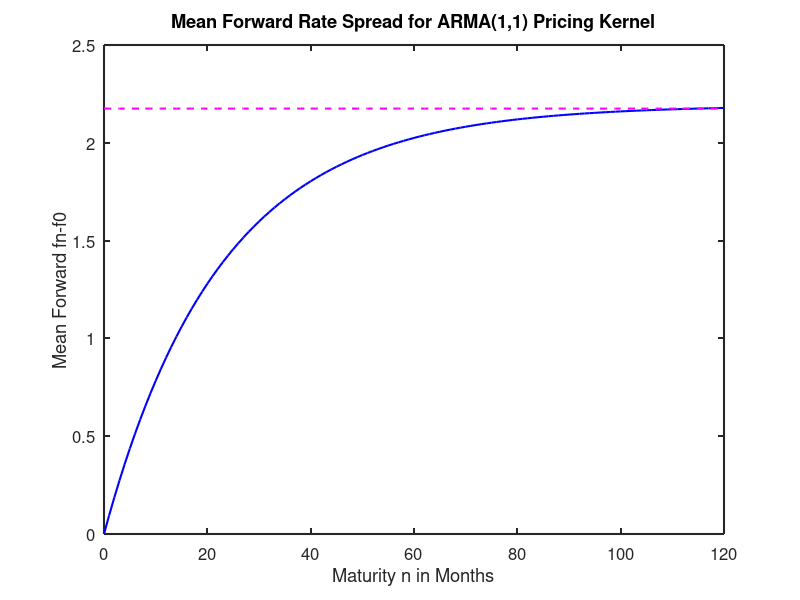
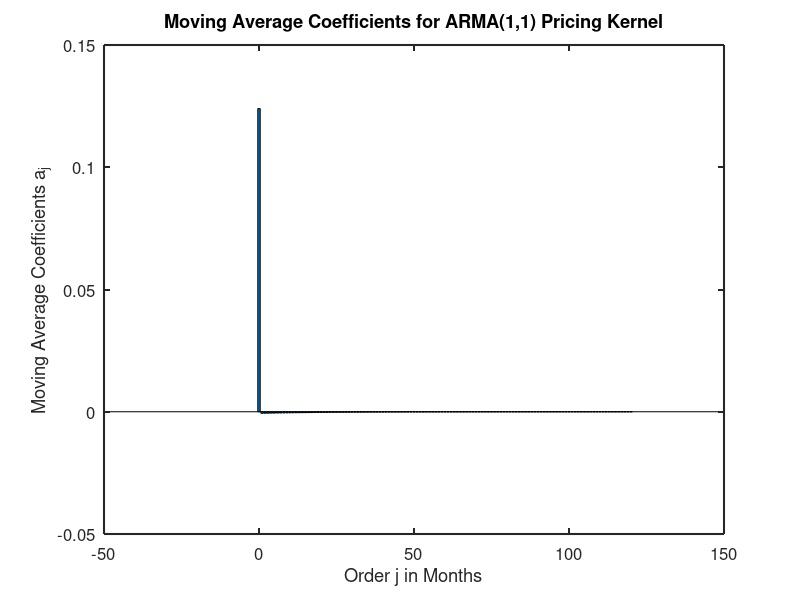

Recreate these plots in MATLAB, in order.
%  vasicek_model.m 
%  Compute parameters for Vasicek model from features of forward rates 
%  NYU course ECON-UB 233, Macro foundations for asset pricing, Mar 2012.  
%  Written by:  Dave Backus, March 2012 
format compact
format short 
clear all

%%
disp(' ')
disp('Vasicek model numerical example') 
disp('---------------------------------------------------------------')

% -------------------------------------------------------------------------
%  1. Inputs 
% 
% dimensions
maxmat = 120 
imat0 = [0:maxmat]';
imat1 = [1:maxmat]';

% data input 
autocorr_f0 = 0.959 
var_f0 = (2.73/1200)^2
Ef0 = 6.683/1200 
Ef120 = 8.858/1200
Efp120 = Ef120 - Ef0 

% -------------------------------------------------------------------------
%  2. Parameters 
% 
phi = autocorr_f0
a1 = -sqrt((1-phi^2)*var_f0)    %  note sign convention 

disp(' ')
disp('Parameters to match forward premium') 
a = a1*phi.^(imat0-1);
a0 = 0.124     % play with this number till we hit the target term premium 
a(1) = a0;
A = cumsum(a);

forward_premium = (a0^2 - A.^2)/2;
fp = forward_premium;
fp120 = 0*fp + Efp120;

%  ------------------------------------------------------------------------
%  3.  Figures 
%
clf
figure(1) 
FontSize = 12;
FontName = 'Helvetica';  % or 'Times' 
LineWidth = 1.5;

plot(imat0,1200*fp,'b','LineWidth',LineWidth)
hold on 
plot(imat0,1200*fp120,'m--','LineWidth',LineWidth)
title('Mean Forward Rate Spread for ARMA(1,1) Pricing Kernel','FontSize',FontSize,'FontName',FontName)
ylabel('Mean Forward fn-f0','FontSize',FontSize,'FontName',FontName)
xlabel('Maturity n in Months','FontSize',FontSize,'FontName',FontName)
set(gca,'LineWidth',LineWidth,'FontSize',FontSize,'FontName',FontName)

figure(2) 
bar(imat0,a) %,'b','LineWidth',LineWidth)
title('Moving Average Coefficients for ARMA(1,1) Pricing Kernel','FontSize',FontSize,'FontName',FontName)
ylabel('Moving Average Coefficients a_j','FontSize',FontSize,'FontName',FontName)
xlabel('Order j in Months','FontSize',FontSize,'FontName',FontName)
set(gca,'LineWidth',LineWidth,'FontSize',FontSize,'FontName',FontName)

return 